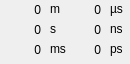
<?xml version="1.0" encoding="UTF-8"?>
<ui version="4.0">
 <class>TimeWidget</class>
 <widget class="QWidget" name="TimeWidget">
  <property name="geometry">
   <rect>
    <x>0</x>
    <y>0</y>
    <width>130</width>
    <height>64</height>
   </rect>
  </property>
  <property name="sizePolicy">
   <sizepolicy hsizetype="Fixed" vsizetype="Fixed">
    <horstretch>0</horstretch>
    <verstretch>0</verstretch>
   </sizepolicy>
  </property>
  <property name="minimumSize">
   <size>
    <width>130</width>
    <height>64</height>
   </size>
  </property>
  <property name="maximumSize">
   <size>
    <width>130</width>
    <height>64</height>
   </size>
  </property>
  <property name="windowTitle">
   <string>Form</string>
  </property>
  <widget class="QLabel" name="label_2">
   <property name="geometry">
    <rect>
     <x>50</x>
     <y>0</y>
     <width>16</width>
     <height>17</height>
    </rect>
   </property>
   <property name="text">
    <string>m</string>
   </property>
  </widget>
  <widget class="QLabel" name="label_3">
   <property name="geometry">
    <rect>
     <x>50</x>
     <y>20</y>
     <width>16</width>
     <height>17</height>
    </rect>
   </property>
   <property name="text">
    <string>s</string>
   </property>
  </widget>
  <widget class="QLabel" name="label_4">
   <property name="geometry">
    <rect>
     <x>50</x>
     <y>40</y>
     <width>21</width>
     <height>17</height>
    </rect>
   </property>
   <property name="text">
    <string>ms</string>
   </property>
  </widget>
  <widget class="QLabel" name="label_5">
   <property name="geometry">
    <rect>
     <x>110</x>
     <y>0</y>
     <width>21</width>
     <height>17</height>
    </rect>
   </property>
   <property name="text">
    <string>µs</string>
   </property>
  </widget>
  <widget class="QLabel" name="label_6">
   <property name="geometry">
    <rect>
     <x>110</x>
     <y>20</y>
     <width>16</width>
     <height>17</height>
    </rect>
   </property>
   <property name="text">
    <string>ns</string>
   </property>
  </widget>
  <widget class="QLabel" name="label_7">
   <property name="geometry">
    <rect>
     <x>110</x>
     <y>40</y>
     <width>21</width>
     <height>17</height>
    </rect>
   </property>
   <property name="text">
    <string>ps</string>
   </property>
  </widget>
  <widget class="QLabel" name="lblMin">
   <property name="geometry">
    <rect>
     <x>0</x>
     <y>0</y>
     <width>41</width>
     <height>20</height>
    </rect>
   </property>
   <property name="text">
    <string>0</string>
   </property>
   <property name="alignment">
    <set>Qt::AlignRight|Qt::AlignTrailing|Qt::AlignVCenter</set>
   </property>
  </widget>
  <widget class="QLabel" name="lblSec">
   <property name="geometry">
    <rect>
     <x>0</x>
     <y>20</y>
     <width>41</width>
     <height>20</height>
    </rect>
   </property>
   <property name="text">
    <string>0</string>
   </property>
   <property name="alignment">
    <set>Qt::AlignRight|Qt::AlignTrailing|Qt::AlignVCenter</set>
   </property>
  </widget>
  <widget class="QLabel" name="lblMs">
   <property name="geometry">
    <rect>
     <x>0</x>
     <y>40</y>
     <width>41</width>
     <height>20</height>
    </rect>
   </property>
   <property name="text">
    <string>0</string>
   </property>
   <property name="alignment">
    <set>Qt::AlignRight|Qt::AlignTrailing|Qt::AlignVCenter</set>
   </property>
  </widget>
  <widget class="QLabel" name="lblUs">
   <property name="geometry">
    <rect>
     <x>70</x>
     <y>0</y>
     <width>31</width>
     <height>20</height>
    </rect>
   </property>
   <property name="text">
    <string>0</string>
   </property>
   <property name="alignment">
    <set>Qt::AlignRight|Qt::AlignTrailing|Qt::AlignVCenter</set>
   </property>
  </widget>
  <widget class="QLabel" name="lblNs">
   <property name="geometry">
    <rect>
     <x>70</x>
     <y>20</y>
     <width>31</width>
     <height>20</height>
    </rect>
   </property>
   <property name="text">
    <string>0</string>
   </property>
   <property name="alignment">
    <set>Qt::AlignRight|Qt::AlignTrailing|Qt::AlignVCenter</set>
   </property>
  </widget>
  <widget class="QLabel" name="lblPs">
   <property name="geometry">
    <rect>
     <x>70</x>
     <y>40</y>
     <width>31</width>
     <height>20</height>
    </rect>
   </property>
   <property name="text">
    <string>0</string>
   </property>
   <property name="alignment">
    <set>Qt::AlignRight|Qt::AlignTrailing|Qt::AlignVCenter</set>
   </property>
  </widget>
 </widget>
 <resources/>
 <connections/>
</ui>
